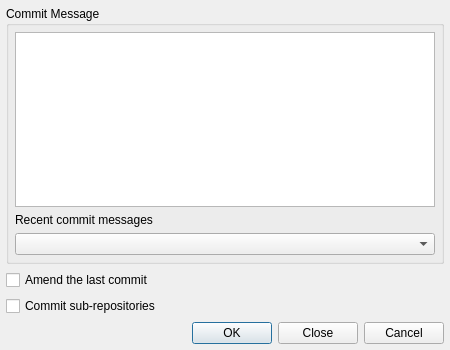
<?xml version="1.0" encoding="UTF-8"?>
<ui version="4.0">
 <class>HgCommitDialog</class>
 <widget class="QWidget" name="HgCommitDialog">
  <property name="geometry">
   <rect>
    <x>0</x>
    <y>0</y>
    <width>450</width>
    <height>350</height>
   </rect>
  </property>
  <property name="windowTitle">
   <string>Mercurial</string>
  </property>
  <layout class="QVBoxLayout" name="verticalLayout_2">
   <item>
    <widget class="QGroupBox" name="logGroup">
     <property name="title">
      <string>Commit Message</string>
     </property>
     <layout class="QVBoxLayout" name="verticalLayout">
      <item>
       <widget class="QTextEdit" name="logEdit">
        <property name="toolTip">
         <string>Enter the log message.</string>
        </property>
        <property name="whatsThis">
         <string>&lt;b&gt;Log Message&lt;/b&gt;
&lt;p&gt;Enter the log message for the commit action.&lt;/p&gt;</string>
        </property>
        <property name="tabChangesFocus">
         <bool>true</bool>
        </property>
        <property name="acceptRichText">
         <bool>false</bool>
        </property>
       </widget>
      </item>
      <item>
       <widget class="QLabel" name="label">
        <property name="text">
         <string>Recent commit messages</string>
        </property>
       </widget>
      </item>
      <item>
       <widget class="QComboBox" name="recentComboBox">
        <property name="toolTip">
         <string>Select a recent commit message to use</string>
        </property>
       </widget>
      </item>
     </layout>
    </widget>
   </item>
   <item>
    <widget class="QCheckBox" name="amendCheckBox">
     <property name="toolTip">
      <string>Select to amend the last commit (leave message empty to keep it)</string>
     </property>
     <property name="text">
      <string>Amend the last commit</string>
     </property>
    </widget>
   </item>
   <item>
    <widget class="QCheckBox" name="subrepoCheckBox">
     <property name="toolTip">
      <string>Select to commit sub-repositories as well</string>
     </property>
     <property name="text">
      <string>Commit sub-repositories</string>
     </property>
    </widget>
   </item>
   <item>
    <widget class="QDialogButtonBox" name="buttonBox">
     <property name="orientation">
      <enum>Qt::Horizontal</enum>
     </property>
     <property name="standardButtons">
      <set>QDialogButtonBox::Cancel|QDialogButtonBox::Close|QDialogButtonBox::Ok</set>
     </property>
    </widget>
   </item>
  </layout>
 </widget>
 <layoutdefault spacing="6" margin="6"/>
 <pixmapfunction>qPixmapFromMimeSource</pixmapfunction>
 <tabstops>
  <tabstop>logEdit</tabstop>
  <tabstop>recentComboBox</tabstop>
  <tabstop>amendCheckBox</tabstop>
  <tabstop>subrepoCheckBox</tabstop>
  <tabstop>buttonBox</tabstop>
 </tabstops>
 <resources/>
 <connections/>
</ui>
